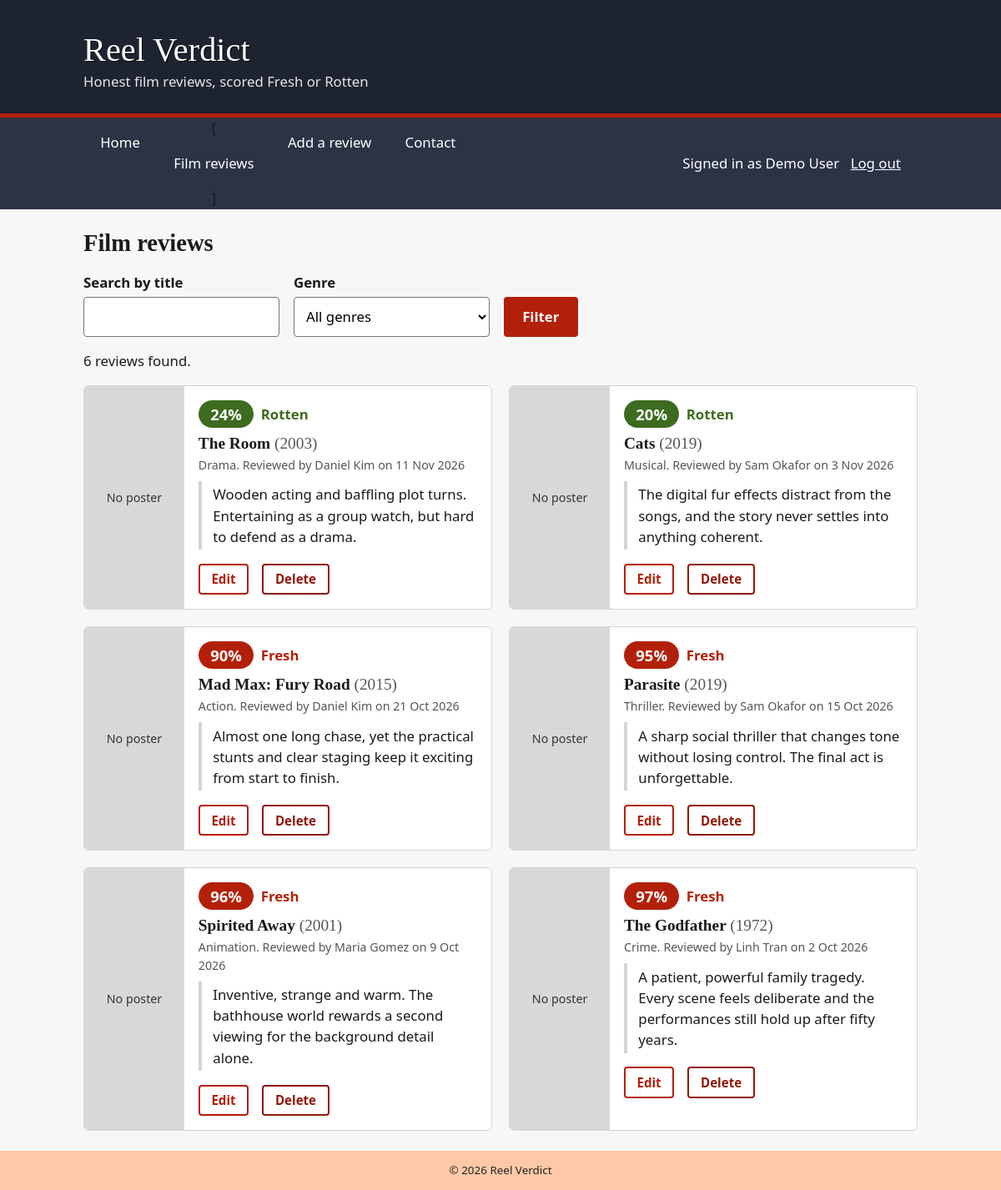
Page /films.php (signed in) on the committed database.
### tables this page shows
CREATE TABLE film (
  id INT AUTO_INCREMENT PRIMARY KEY,
  title VARCHAR(150) NOT NULL,
  release_year SMALLINT NOT NULL,
  score TINYINT UNSIGNED NOT NULL,
  reviewtext TEXT NOT NULL,
  reviewdate DATE NOT NULL,
  poster VARCHAR(100) NULL,
  genreid INT NOT NULL,
  reviewerid INT NOT NULL,
  FOREIGN KEY (genreid) REFERENCES genre(id),
  FOREIGN KEY (reviewerid) REFERENCES reviewer(id)
);

CREATE TABLE genre (
  id INT AUTO_INCREMENT PRIMARY KEY,
  name VARCHAR(50) NOT NULL UNIQUE
);

CREATE TABLE reviewer (
  id INT AUTO_INCREMENT PRIMARY KEY,
  name VARCHAR(100) NOT NULL,
  email VARCHAR(150) NOT NULL
);

### films.php (called while the page is built, shortened)
<?php
require 'includes/functions.php';
try {
    include 'includes/DatabaseConnection.php';
    $search = trim($_GET['q'] ?? '');
    $params = [];
    $sql = 'SELECT film.*, reviewer.name AS reviewername, genre.name AS genrename
            FROM film
            INNER JOIN reviewer ON film.reviewerid = reviewer.id
            INNER JOIN genre ON film.genreid = genre.id';
    $sql .= ' ORDER BY film.reviewdate DESC, film.id DESC';
    $films = query($pdo, $sql, $params)->fetchAll();
    include 'templates/films.html.php';
    $output = ob_get_clean();
} catch (PDOException $e) {
    $title = 'An error has occurred';
    $output = 'Database error: ' . h($e->getMessage());
}
include 'templates/layout.html.php';

### includes/functions.php (called while the page is built, shortened)
<?php
require_once __DIR__ . '/auth.php';
function h($text)
{
    return htmlspecialchars((string)$text, ENT_QUOTES, 'UTF-8');
}
function query($pdo, $sql, $params = [])
{
    $stmt = $pdo->prepare($sql);
    $stmt->execute($params);
    return $stmt;
}
function ratingLabel($score)
{
    return ((int)$score >= 60) ? 'Fresh' : 'Rotten';
}
function formatDate($date)
{
    return date('j M Y', strtotime($date));
}

### includes/auth.php (called while the page is built, shortened)
<?php
function isLoggedIn()
{
    return isset($_SESSION['user_id']);
}
function currentUserName()
{
    return $_SESSION['user_name'] ?? '';
}

### templates/filmcard.html.php (the view, shortened to what this page needs)
<?php $label = ratingLabel($film['score']); ?>
<article class="filmcard">
    <div class="poster">
        <?php if ($film['poster']): ?>
            <img src="uploads/<?=h($film['poster'])?>" alt="Poster for <?=h($film['title'])?>" loading="lazy">
        <?php else: ?>
            <div class="noposter" role="img" aria-label="No poster available for <?=h($film['title'])?>">No poster</div>
        <?php endif; ?>
    </div>
    <div class="filmbody">
        <p class="score <?=strtolower($label)?>">
            <span class="scorenum"><?=(int)$film['score']?>%</span>
            <span class="scorelabel"><?=$label?></span>
        </p>
        <h3><?=h($film['title'])?> <span class="year">(<?=(int)$film['release_year']?>)</span></h3>
        <p class="meta"><?=h($film['genrename'])?>. Reviewed by <?=h($film['reviewername'])?> on <?=formatDate($film['reviewdate'])?></p>
        <blockquote><p><?=nl2br(h($film['reviewtext']))?></p></blockquote>
        <?php if (!empty($showActions)): ?>
            <div class="actions">
                <a class="button secondary" href="editfilm.php?id=<?=(int)$film['id']?>" aria-label="Edit review of <?=h($film['title'])?>">Edit</a>
                <form action="deletefilm.php" method="post" onsubmit="return confirm('Delete this review? This cannot be undone.');">
                    <button type="submit" class="danger" aria-label="Delete review of <?=h($film['title'])?>">Delete</button>
                </form>
            </div>
        <?php endif; ?>
    </div>
</article>

### templates/films.html.php (shortened to what this page needs)
<h2>Film reviews</h2>
<form class="filter" action="films.php" method="get" role="search">
    <div class="field">
        <label for="q">Search by title</label>
        <input type="search" id="q" name="q" value="<?=h($search)?>" maxlength="150">
    </div>
    <div class="field">
        <label for="genre">Genre</label>
        <select id="genre" name="genre">
            <option value="0">All genres</option>
        </select>
    </div>
    <button type="submit" class="button">Filter</button>
</form>
<p role="status"><?=count($films)?> review<?= count($films) === 1 ? '' : 's' ?> found.</p>
<?php if (!$films): ?>
    <p>No reviews match. <a href="addfilm.php">Add the first one</a>.</p>
<?php else: ?>
    <div class="filmgrid">
        <?php
        $showActions = true;
        foreach ($films as $film) {
            include 'templates/filmcard.html.php';
        }
        ?>
    </div>
<?php endif; ?>

### templates/layout.html.php (shortened to what this page needs)
<!DOCTYPE html>
<html lang="en">
    <head>
        <link rel="stylesheet" href="jokes.css">
    </head>
    <body>
        <header>
            <h1><?=h(SITE_NAME)?></h1>
            <p class="tagline">Honest film reviews, scored Fresh or Rotten</p>
        </header>
        <?php $current = basename($_SERVER['PHP_SELF']); ?>
        <nav aria-label="Main">
            <ul>
                <?php
                if (isLoggedIn()) {
                    $links = ['index.php' => 'Home', 'films.php' => 'Film reviews', 'addfilm.php' => 'Add a review', 'contact.php' => 'Contact'];
                } else {
                    $links = ['login.php' => 'Log in', 'register.php' => 'Register', 'contact.php' => 'Contact'];
                }
                foreach ($links as $file => $label): ?>
                    <li<?= $current === $file ? ' class="currentpage"' : '' ?>>
                        <a href="<?=$file?>"<?= $current === $file ? ' aria-current="page"' : '' ?>><?=$label?></a>
                    </li>
                <?php endforeach; ?>
                <?php if (isLoggedIn()): ?>
                    <li class="userinfo">
                        <span>Signed in as <?=h(currentUserName())?></span>
                        <form action="logout.php" method="post"><button type="submit" class="linklike">Log out</button></form>
                    </li>
                <?php endif; ?>
            </ul>
        </nav>
        <main id="content">
            <?=$output?>
        </main>
        <footer>&copy; <?=date('Y')?> <?=h(SITE_NAME)?></footer>
    </body>
</html>

### jokes.css (style rules this page uses)
* { margin: 0; padding: 0; box-sizing: border-box; }
:root { --ink: #1d2330; --nav: #2b3345; --tomato: #b3200a; --rotten: #3d6b1f; --paper: #f7f7f7; --card: #ffffff; --line: #d4d4d4; --muted: #555555; --focus: #0b57d0; }
body { font-family: "Segoe UI", "Helvetica Neue", Arial, sans-serif; font-size: 1.05em; line-height: 1.5; background-color: var(--paper); color: #1a1a1a; }
h1, h2, h3 { font-family: Georgia, "Times New Roman", serif; line-height: 1.2; }
h2 { margin-bottom: 0.6em; font-size: 1.7em; }
h3 { font-size: 1.15em; margin-bottom: 0.2em; }
p { margin-bottom: 1em; }
a { color: var(--tomato); }
header { display: block; background-color: var(--ink); padding: 20px 0; border-bottom: 5px solid var(--tomato); }
h1 { font-weight: normal; padding: 0.4em 0 0; color: white; text-shadow: 1px 1px 0 #000; width: 92%; max-width: 1000px; margin: auto; font-size: 2.4em; }
.tagline { color: #e6e6e6; width: 92%; max-width: 1000px; margin: 0 auto; padding-bottom: 0.4em; }
nav { background-color: var(--nav); }
nav a { color: white; text-decoration: none; display: block; padding: 1em 1.2em; }
nav ul { display: flex; flex-wrap: wrap; width: 92%; max-width: 1000px; margin: auto; list-style: none; }
nav li { text-align: center; }
main { min-height: 40vh; width: 92%; max-width: 1000px; margin: auto; padding: 24px 0; }
footer { padding: 1em; background-color: #FFC9A7; font-size: 0.8em; text-align: center; color: #222; }
.field { margin-bottom: 1.1em; }
label { display: block; font-weight: 600; margin-bottom: 0.3em; }
input, select, textarea { width: 100%; max-width: 36em; padding: 0.6em; font: inherit; border: 1px solid #767676; border-radius: 4px; background: #fff; }
form { display: block; }
.button, button { display: inline-block; font: inherit; font-weight: 600; padding: 0.55em 1.2em; border: 2px solid var(--tomato); background: var(--tomato); color: #fff; border-radius: 4px; cursor: pointer; text-decoration: none; margin-right: 0.4em; }
.button.secondary { background: #fff; color: var(--tomato); }
button.danger { background: #fff; color: #8f1907; border-color: #8f1907; margin-right: 0; }
.filter { display: flex; flex-wrap: wrap; gap: 1em; align-items: flex-end; margin-bottom: 1em; }
.filter .field { margin-bottom: 0; }
.filter input, .filter select { width: 14em; }
.filmgrid { display: grid; grid-template-columns: repeat(auto-fill, minmax(min(100%, 440px), 1fr)); gap: 1.2em; }
.filmcard { display: flex; background: var(--card); border: 1px solid var(--line); border-radius: 6px; overflow: hidden; }
.poster { flex: 0 0 120px; background: #d8d8d8; }
.noposter { display: flex; align-items: center; justify-content: center; height: 100%; min-height: 180px; font-size: 0.85em; color: #333; }
.filmbody { padding: 1em; flex: 1; min-width: 0; }
.year { font-weight: normal; color: var(--muted); }
.meta { font-size: 0.85em; color: var(--muted); margin-bottom: 0.6em; }
blockquote { margin-bottom: 1em; border-left: 4px solid var(--line); padding: 0.2em 0 0.2em 0.8em; }
blockquote p { margin-bottom: 0; }
.score { display: flex; align-items: center; gap: 0.5em; font-weight: 700; margin-bottom: 0.4em; }
.scorenum { display: inline-block; min-width: 3.6em; padding: 0.15em 0.6em; border-radius: 2em; color: #fff; text-align: center; font-size: 1.1em; }
.fresh .scorenum { background: var(--tomato); }
.rotten .scorenum { background: var(--rotten); }
.fresh .scorelabel { color: var(--tomato); }
.rotten .scorelabel { color: var(--rotten); }
.actions { display: flex; gap: 0.6em; align-items: center; }
.actions .button, .actions button { padding: 0.35em 0.9em; font-size: 0.9em; }
.currentpage:before { content: "["; }
.currentpage:after { content: "]"; }
nav .userinfo { display: flex; align-items: center; gap: 0.8em; margin-left: auto; padding: 0 1.2em; color: #fff; }
nav .userinfo form { margin: 0; }
button.linklike { background: none; border: none; padding: 0.4em 0; margin: 0; font: inherit; font-weight: normal; color: #fff; text-decoration: underline; cursor: pointer; }

### rows in the picture
film: score "24", score "Rotten", title "The Room", release_year "2003", genreid.name "Drama", reviewerid.name "Daniel Kim", reviewdate "11 Nov 2026", reviewtext "Wooden acting and baffling plot turns. Entertaining as a group watch, but hard to defend as a drama."
film: score "20", score "Rotten", title "Cats", release_year "2019", genreid.name "Musical", reviewerid.name "Sam Okafor", reviewdate "3 Nov 2026", reviewtext "The digital fur effects distract from the songs, and the story never settles into anything coherent."
film: score "90", score "Fresh", title "Mad Max: Fury Road", release_year "2015", genreid.name "Action", reviewerid.name "Daniel Kim", reviewdate "21 Oct 2026", reviewtext "Almost one long chase, yet the practical stunts and clear staging keep it exciting from start to finish."
film: score "95", score "Fresh", title "Parasite", release_year "2019", genreid.name "Thriller", reviewerid.name "Sam Okafor", reviewdate "15 Oct 2026", reviewtext "A sharp social thriller that changes tone without losing control. The final act is unforgettable."
film: score "96", score "Fresh", title "Spirited Away", release_year "2001", genreid.name "Animation", reviewerid.name "Maria Gomez", reviewdate "9 Oct 2026", reviewtext "Inventive, strange and warm. The bathhouse world rewards a second viewing for the background detail alone."
film: score "97", score "Fresh", title "The Godfather", release_year "1972", genreid.name "Crime", reviewerid.name "Linh Tran", reviewdate "2 Oct 2026", reviewtext "A patient, powerful family tragedy. Every scene feels deliberate and the performances still hold up after fifty years."

### other values in the picture
SITE_NAME "Reel Verdict"
$label "Home"
$label "Film reviews"
$label "Add a review"
$label "Contact"
currentUserName() "Demo User"
count($films) "6"
